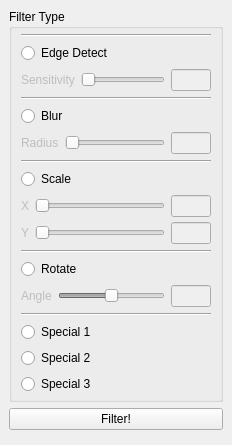
  <widget class="QDockWidget" name="filterDock">
   <property name="windowTitle">
    <string>F&amp;ilter</string>
   </property>
   <attribute name="dockWidgetArea">
    <number>1</number>
   </attribute>
   <widget class="QWidget" name="filterDockContents">
    <layout class="QVBoxLayout" name="verticalLayout_5">
     <item>
      <widget class="QGroupBox" name="filterType">
       <property name="title">
        <string>Filter Type</string>
       </property>
       <layout class="QVBoxLayout" name="verticalLayout_6">
        <property name="topMargin">
         <number>5</number>
        </property>
        <property name="bottomMargin">
         <number>5</number>
        </property>
        <item>
         <widget class="Line" name="line_5">
          <property name="orientation">
           <enum>Qt::Horizontal</enum>
          </property>
         </widget>
        </item>
        <item>
         <widget class="QRadioButton" name="filterTypeEdgeDetect">
          <property name="text">
           <string>Edge Detect</string>
          </property>
         </widget>
        </item>
        <item>
         <widget class="QWidget" name="edgeDetectThreshold" native="true">
          <property name="enabled">
           <bool>false</bool>
          </property>
          <layout class="QGridLayout" name="gridLayout_13">
           <property name="leftMargin">
            <number>0</number>
           </property>
           <property name="topMargin">
            <number>0</number>
           </property>
           <property name="rightMargin">
            <number>0</number>
           </property>
           <property name="bottomMargin">
            <number>0</number>
           </property>
           <item row="0" column="0">
            <widget class="QLabel" name="edgeDetectSensitivityLabel">
             <property name="text">
              <string>Sensitivity</string>
             </property>
            </widget>
           </item>
           <item row="0" column="1">
            <widget class="QSlider" name="edgeDetectSensitivitySlider">
             <property name="orientation">
              <enum>Qt::Horizontal</enum>
             </property>
            </widget>
           </item>
           <item row="0" column="2">
            <widget class="QLineEdit" name="edgeDetectSensitivityTextbox">
             <property name="minimumSize">
              <size>
               <width>40</width>
               <height>0</height>
              </size>
             </property>
             <property name="maximumSize">
              <size>
               <width>40</width>
               <height>16777215</height>
              </size>
             </property>
            </widget>
           </item>
          </layout>
         </widget>
        </item>
        <item>
         <widget class="Line" name="line">
          <property name="orientation">
           <enum>Qt::Horizontal</enum>
          </property>
         </widget>
        </item>
        <item>
         <widget class="QRadioButton" name="filterTypeBlur">
          <property name="text">
           <string>Blur</string>
          </property>
         </widget>
        </item>
        <item>
         <widget class="QWidget" name="blurRadius" native="true">
          <layout class="QGridLayout" name="gridLayout_8">
           <property name="leftMargin">
            <number>0</number>
           </property>
           <property name="topMargin">
            <number>0</number>
           </property>
           <property name="rightMargin">
            <number>0</number>
           </property>
           <property name="bottomMargin">
            <number>0</number>
           </property>
           <item row="0" column="2">
            <widget class="QLineEdit" name="blurRadiusTextbox">
             <property name="enabled">
              <bool>false</bool>
             </property>
             <property name="minimumSize">
              <size>
               <width>40</width>
               <height>0</height>
              </size>
             </property>
             <property name="maximumSize">
              <size>
               <width>40</width>
               <height>16777215</height>
              </size>
             </property>
            </widget>
           </item>
           <item row="0" column="1">
            <widget class="QSlider" name="blurRadiusSlider">
             <property name="enabled">
              <bool>false</bool>
             </property>
             <property name="minimumSize">
              <size>
               <width>100</width>
               <height>0</height>
              </size>
             </property>
             <property name="orientation">
              <enum>Qt::Horizontal</enum>
             </property>
            </widget>
           </item>
           <item row="0" column="0">
            <widget class="QLabel" name="blurRadiusLabel">
             <property name="enabled">
              <bool>false</bool>
             </property>
             <property name="text">
              <string>Radius</string>
             </property>
            </widget>
           </item>
          </layout>
         </widget>
        </item>
        <item>
         <widget class="Line" name="line_2">
          <property name="orientation">
           <enum>Qt::Horizontal</enum>
          </property>
         </widget>
        </item>
        <item>
         <widget class="QRadioButton" name="filterTypeScale">
          <property name="enabled">
           <bool>true</bool>
          </property>
          <property name="text">
           <string>Scale</string>
          </property>
          <property name="checked">
           <bool>false</bool>
          </property>
         </widget>
        </item>
        <item>
         <widget class="QWidget" name="scale" native="true">
          <layout class="QGridLayout" name="gridLayout_9">
           <property name="leftMargin">
            <number>0</number>
           </property>
           <property name="topMargin">
            <number>0</number>
           </property>
           <property name="rightMargin">
            <number>0</number>
           </property>
           <property name="bottomMargin">
            <number>0</number>
           </property>
           <property name="verticalSpacing">
            <number>5</number>
           </property>
           <item row="0" column="0">
            <widget class="QLabel" name="scaleLabelX">
             <property name="enabled">
              <bool>false</bool>
             </property>
             <property name="text">
              <string>X</string>
             </property>
            </widget>
           </item>
           <item row="0" column="1">
            <widget class="QSlider" name="scaleSliderX">
             <property name="enabled">
              <bool>false</bool>
             </property>
             <property name="minimumSize">
              <size>
               <width>100</width>
               <height>0</height>
              </size>
             </property>
             <property name="orientation">
              <enum>Qt::Horizontal</enum>
             </property>
            </widget>
           </item>
           <item row="0" column="2">
            <widget class="QLineEdit" name="scaleTextboxX">
             <property name="enabled">
              <bool>false</bool>
             </property>
             <property name="minimumSize">
              <size>
               <width>40</width>
               <height>0</height>
              </size>
             </property>
             <property name="maximumSize">
              <size>
               <width>40</width>
               <height>16777215</height>
              </size>
             </property>
            </widget>
           </item>
           <item row="1" column="0">
            <widget class="QLabel" name="scaleLabelY">
             <property name="enabled">
              <bool>false</bool>
             </property>
             <property name="text">
              <string>Y</string>
             </property>
            </widget>
           </item>
           <item row="1" column="1">
            <widget class="QSlider" name="scaleSliderY">
             <property name="enabled">
              <bool>false</bool>
             </property>
             <property name="minimumSize">
              <size>
               <width>100</width>
               <height>0</height>
              </size>
             </property>
             <property name="orientation">
              <enum>Qt::Horizontal</enum>
             </property>
            </widget>
           </item>
           <item row="1" column="2">
            <widget class="QLineEdit" name="scaleTextboxY">
             <property name="enabled">
              <bool>false</bool>
             </property>
             <property name="minimumSize">
              <size>
               <width>40</width>
               <height>0</height>
              </size>
             </property>
             <property name="maximumSize">
              <size>
               <width>40</width>
               <height>16777215</height>
              </size>
             </property>
            </widget>
           </item>
          </layout>
         </widget>
        </item>
        <item>
         <widget class="Line" name="line_3">
          <property name="orientation">
           <enum>Qt::Horizontal</enum>
          </property>
         </widget>
        </item>
        <item>
         <widget class="QRadioButton" name="filterTypeRotate">
          <property name="text">
           <string>Rotate</string>
          </property>
         </widget>
        </item>
        <item>
         <widget class="QWidget" name="rotateAngle" native="true">
          <layout class="QGridLayout" name="gridLayout_17">
           <property name="leftMargin">
            <number>0</number>
           </property>
           <property name="topMargin">
            <number>0</number>
           </property>
           <property name="rightMargin">
            <number>0</number>
           </property>
           <property name="bottomMargin">
            <number>0</number>
           </property>
           <item row="0" column="0">
            <widget class="QLabel" name="rotateAngleLabel">
             <property name="enabled">
              <bool>false</bool>
             </property>
             <property name="text">
              <string>Angle</string>
             </property>
            </widget>
           </item>
           <item row="0" column="1">
            <widget class="QSlider" name="rotateSlider">
             <property name="enabled">
              <bool>false</bool>
             </property>
             <property name="minimum">
              <number>-360</number>
             </property>
             <property name="maximum">
              <number>360</number>
             </property>
             <property name="orientation">
              <enum>Qt::Horizontal</enum>
             </property>
            </widget>
           </item>
           <item row="0" column="2">
            <widget class="QLineEdit" name="rotateAngleEdit">
             <property name="enabled">
              <bool>false</bool>
             </property>
             <property name="maximumSize">
              <size>
               <width>40</width>
               <height>16777215</height>
              </size>
             </property>
            </widget>
           </item>
          </layout>
         </widget>
        </item>
        <item>
         <widget class="Line" name="line_4">
          <property name="orientation">
           <enum>Qt::Horizontal</enum>
          </property>
         </widget>
        </item>
        <item>
         <widget class="QRadioButton" name="filterTypeSpecial1">
          <property name="text">
           <string>Special 1</string>
          </property>
         </widget>
        </item>
        <item>
         <widget class="QRadioButton" name="filterTypeSpecial2">
          <property name="text">
           <string>Special 2</string>
          </property>
         </widget>
        </item>
        <item>
         <widget class="QRadioButton" name="filterTypeSpecial3">
          <property name="text">
           <string>Special 3</string>
          </property>
         </widget>
        </item>
       </layout>
      </widget>
     </item>
     <item>
      <widget class="QPushButton" name="filterButton">
       <property name="text">
        <string>Filter!</string>
       </property>
      </widget>
     </item>
     <item>
      <widget class="QWidget" name="filterDockEmptySpace" native="true">
       <property name="sizePolicy">
        <sizepolicy hsizetype="Preferred" vsizetype="Expanding">
         <horstretch>0</horstretch>
         <verstretch>0</verstretch>
        </sizepolicy>
       </property>
      </widget>
     </item>
    </layout>
   </widget>
  </widget>
